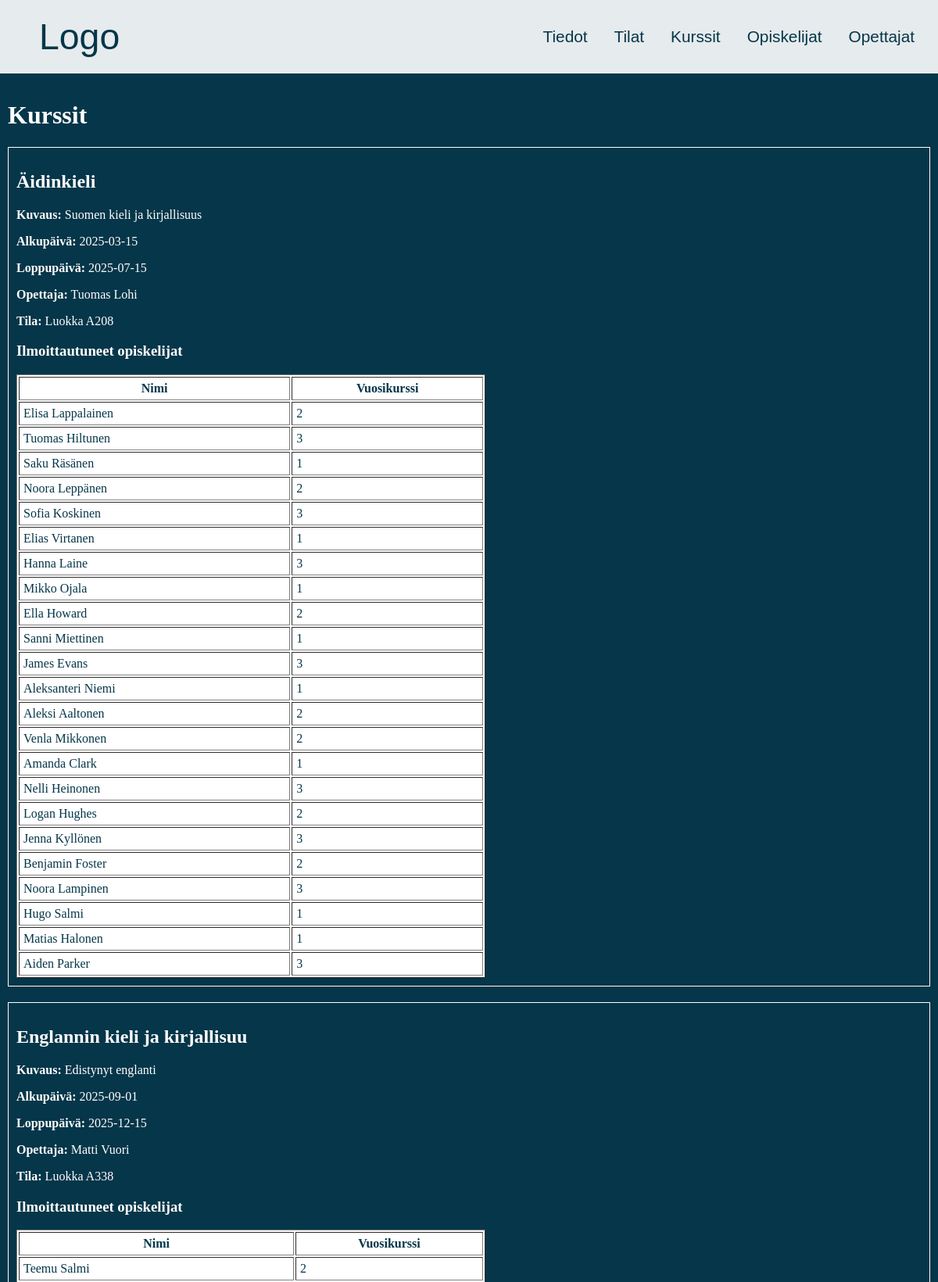
The app's page /Koodi/kurssit.php (upper part) with its own data.
### tables this page shows
CREATE TABLE `kurssit` (
  `Tunnus` int(11) NOT NULL,
  `Nimi` varchar(30) NOT NULL,
  `Kuvaus` text NOT NULL,
  `Alkupaiva` date NOT NULL,
  `Loppupaiva` date NOT NULL,
  `Opettaja` int(11) NOT NULL,
  `Tila` int(11) NOT NULL
);

CREATE TABLE `opettajat` (
  `Tunnusnumero` int(11) NOT NULL,
  `Etunimi` varchar(30) NOT NULL,
  `Sukunimi` varchar(30) NOT NULL,
  `Aine` varchar(30) NOT NULL
);

CREATE TABLE `tilat` (
  `Tunnus` int(11) NOT NULL,
  `Nimi` varchar(30) NOT NULL,
  `Kapasiteetti` int(11) NOT NULL
);

CREATE TABLE `opiskelijat` (
  `Opiskelijanumero` int(11) NOT NULL,
  `Etunimi` varchar(20) NOT NULL,
  `Sukunimi` varchar(20) NOT NULL,
  `Syntymapaiva` date NOT NULL,
  `Vuosikurssi` int(11) NOT NULL
);

### Koodi/kurssit.php (the view, shortened to what this page needs)
<?php
include 'yhteys.php';
$sql = "SELECT k.Tunnus, k.Nimi, k.Kuvaus, k.Alkupaiva, k.Loppupaiva,
               o.Etunimi, o.Sukunimi,
               t.Nimi AS tila_nimi
        FROM kurssit k
        LEFT JOIN opettajat o ON k.Opettaja = o.Tunnusnumero
        LEFT JOIN tilat t ON k.Tila = t.Tunnus
        ORDER BY k.Nimi";
$stmt = $yhteys->query($sql);
$kurssit = $stmt->fetchAll(PDO::FETCH_ASSOC);
?>
<!DOCTYPE html>
<html lang="fi">
<head>
    <link rel="stylesheet" href="styles.css">
</head>
<body>
    <div class="header">
        <a href="index.php" class="logo">Logo</a>
        <div class="items">
            <a href="tiedot.php">Tiedot</a>
            <a href="tilat.php">Tilat</a>
            <a href="kurssit.php">Kurssit</a>
            <a href="opiskelijat.php">Opiskelijat</a>
            <a href="opettajat.php">Opettajat</a>
        </div>
    </div>
    <div class="content">
        <h1 class="kurs">Kurssit</h1>
        <?php foreach ($kurssit as $kurssi): ?>
            <div class="course-box" style="border:1px solid white; padding:10px; margin-bottom:20px;">
                <h2><?= htmlspecialchars($kurssi['Nimi']) ?></h2>
                <p><strong>Kuvaus:</strong> <?= nl2br(htmlspecialchars($kurssi['Kuvaus'])) ?></p>
                <p><strong>Alkupäivä:</strong> <?= htmlspecialchars($kurssi['Alkupaiva']) ?></p>
                <p><strong>Loppupäivä:</strong> <?= htmlspecialchars($kurssi['Loppupaiva']) ?></p>
                <p><strong>Opettaja:</strong> <?= htmlspecialchars($kurssi['Etunimi'] . ' ' . $kurssi['Sukunimi']) ?></p>
                <p><strong>Tila:</strong> <?= htmlspecialchars($kurssi['tila_nimi']) ?></p>
                <h3>Ilmoittautuneet opiskelijat</h3>
                <?php
                $sql2 = "SELECT o.Etunimi, o.Sukunimi, o.Vuosikurssi
                         FROM kurssikirjautuminen kk
                         JOIN opiskelijat o ON kk.Opiskelija = o.Opiskelijanumero
                         WHERE kk.Kurssi = ?";
                $stmt2 = $yhteys->prepare($sql2);
                $stmt2->execute([$kurssi['Tunnus']]);
                $opiskelijat = $stmt2->fetchAll(PDO::FETCH_ASSOC);
                ?>
                <?php if (empty($opiskelijat)): ?>
                    <p>Ei vielä ilmoittautuneita opiskelijoita.</p>
                <?php else: ?>
                    <table border="1" cellpadding="5" style="width:100%; max-width:600px;">
                        <tr>
                            <th>Nimi</th>
                            <th>Vuosikurssi</th>
                        </tr>
                        <?php foreach ($opiskelijat as $op): ?>
                        <tr>
                            <td><?= htmlspecialchars($op['Etunimi'] . ' ' . $op['Sukunimi']) ?></td>
                            <td><?= htmlspecialchars($op['Vuosikurssi']) ?></td>
                        </tr>
                        <?php endforeach; ?>
                    </table>
                <?php endif; ?>
            </div>
        <?php endforeach; ?>
    </div>
</body>
</html>

### Koodi/styles.css (style rules this page uses)
html, body { margin: 0; padding: 0; min-height: 150vh; width: 100%; background-color: rgb(5, 54, 73); display: flex; flex-direction: column; }
.header { display: flex; justify-content: space-between; align-items: center; padding: 15px; background-color: rgb(255, 255, 255, 0.9); border-bottom: 0.3rem solid rgb(5, 54, 73); }
.header a { padding: 10px 15px; transition: all 0.3s ease; }
.header a { margin: 0; color: rgb(5, 54, 73); text-decoration: none; font-size: 1.3rem; font-family: 'Gill Sans', 'Gill Sans MT', Calibri, 'Trebuchet MS', sans-serif; transition: all 0.3s ease; }
.header .logo { align-items: center; padding: 5px; text-align: left; color: rgb(5, 54, 73); margin-left: 30px; text-decoration: none; font-size: 2.9rem; }
.content { color: white; padding: 10px; }
table, th, td { background-color: white; color: rgb(5, 54, 73); }

### records on screen
kurssit: Nimi "Äidinkieli", Kuvaus "Suomen kieli ja kirjallisuus", Alkupaiva "2025-03-15", Loppupaiva "2025-07-15", Opettaja.Sukunimi "Tuomas Lohi", Tila.Nimi "Luokka A208"
opiskelijat: Etunimi+Sukunimi "Elisa Lappalainen", Vuosikurssi "2"
opiskelijat: Etunimi+Sukunimi "Tuomas Hiltunen", Vuosikurssi "3"
opiskelijat: Etunimi+Sukunimi "Saku Räsänen", Vuosikurssi "1"
opiskelijat: Etunimi+Sukunimi "Noora Leppänen", Vuosikurssi "2"
opiskelijat: Etunimi+Sukunimi "Sofia Koskinen", Vuosikurssi "3"
opiskelijat: Etunimi+Sukunimi "Elias Virtanen", Vuosikurssi "1"
opiskelijat: Etunimi+Sukunimi "Hanna Laine", Vuosikurssi "3"
opiskelijat: Etunimi+Sukunimi "Mikko Ojala", Vuosikurssi "1"
opiskelijat: Etunimi+Sukunimi "Ella Howard", Vuosikurssi "2"
opiskelijat: Etunimi+Sukunimi "Sanni Miettinen", Vuosikurssi "1"
opiskelijat: Etunimi+Sukunimi "James Evans", Vuosikurssi "3"
opiskelijat: Etunimi+Sukunimi "Aleksanteri Niemi", Vuosikurssi "1"
opiskelijat: Etunimi+Sukunimi "Aleksi Aaltonen", Vuosikurssi "2"
opiskelijat: Etunimi+Sukunimi "Venla Mikkonen", Vuosikurssi "2"
opiskelijat: Etunimi+Sukunimi "Amanda Clark", Vuosikurssi "1"
opiskelijat: Etunimi+Sukunimi "Nelli Heinonen", Vuosikurssi "3"
opiskelijat: Etunimi+Sukunimi "Logan Hughes", Vuosikurssi "2"
opiskelijat: Etunimi+Sukunimi "Jenna Kyllönen", Vuosikurssi "3"
opiskelijat: Etunimi+Sukunimi "Benjamin Foster", Vuosikurssi "2"
opiskelijat: Etunimi+Sukunimi "Noora Lampinen", Vuosikurssi "3"
opiskelijat: Etunimi+Sukunimi "Hugo Salmi", Vuosikurssi "1"
opiskelijat: Etunimi+Sukunimi "Matias Halonen", Vuosikurssi "1"
opiskelijat: Etunimi+Sukunimi "Aiden Parker", Vuosikurssi "3"
kurssit: Nimi "Englannin kieli ja kirjallisuu", Kuvaus "Edistynyt englanti", Alkupaiva "2025-09-01", Loppupaiva "2025-12-15", Opettaja.Sukunimi "Matti Vuori", Tila.Nimi "Luokka A338"
opiskelijat: Etunimi+Sukunimi "Teemu Salmi", Vuosikurssi "2"
